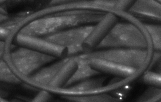
#> input picture data/05templateSmall1.png, 161 x 102 px, given in place of 13L.png, which was not available
$ python 01pmatchGitter.py
#> lines starting #> are read from the running program, lines starting #| are printed output that depends on the picture; after the words box and inside, x2 and y2 are one past the last pixel; in counts of white or black regions, pixels touching at a corner belong together; pictures that were not available may be replaced by others from this repository, and a replacement may not be noted
import cv2
import numpy as np


gray_img = cv2.imread("sbb/13L.png",  cv2.IMREAD_GRAYSCALE)
#> gray_img is the input picture: shape (102, 161); min 7, max 255, mean 66.4
img = cv2.cvtColor(gray_img, cv2.COLOR_GRAY2BGR)

template = cv2.imread("data/pattern-g1.png", cv2.IMREAD_GRAYSCALE)
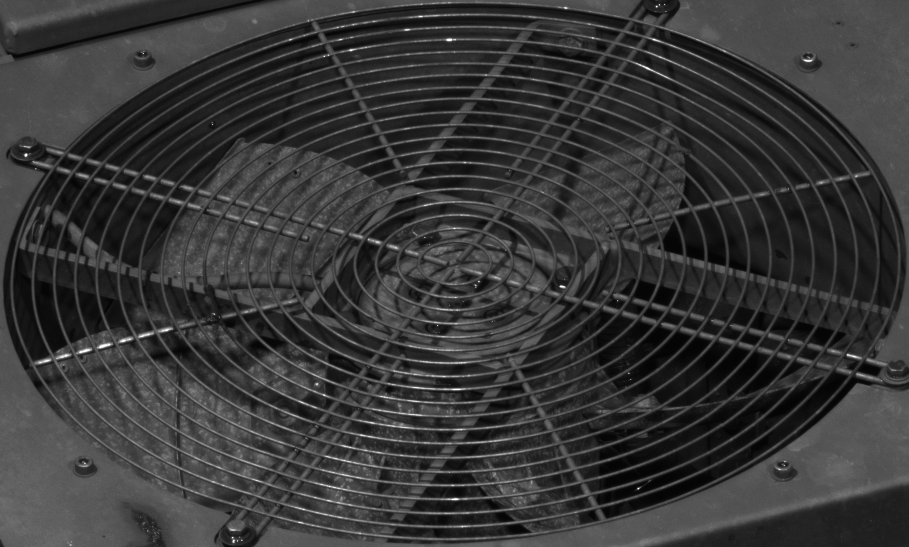
#> input picture data/pattern-g1.png, 1818 x 1094 px (shown at 1/2 size)
#> template is the input picture: shape (1094, 1818); min 2, max 255, mean 55.1
w, h = template.shape[::-1]   # w,h und r,c sind vertauscht
#> w = 1818; h = 1094

result = cv2.matchTemplate(gray_img, template, cv2.TM_CCOEFF_NORMED)
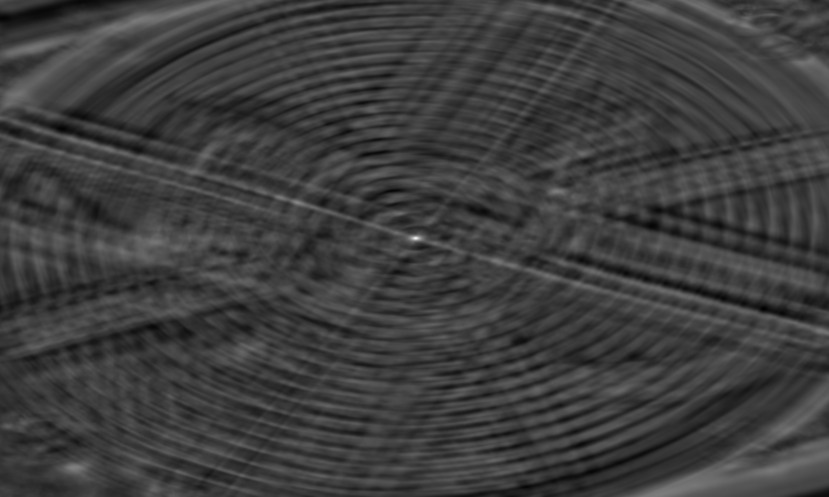
#> result: shape (993, 1658) float32 (shown at 1/2 size); min -0.322, max 1, mean -0.000237; drawn with min black and max white
loc = np.where(result >= result.max())
#> loc = ([476], [831])


for pt in zip(*loc[::-1]):
    cv2.rectangle(img, pt, (pt[0] + w, pt[1] + h), (0, 255, 0), 3)
    cv2.line(img, pt, (pt[0] + w, pt[1] + h), (0, 255, 0), 1)
    cv2.line(img, (pt[0]+w, pt[1]), (pt[0], pt[1] + h), (0, 255, 0), 1)
#> this loop made 1 pass
#> pt on pass 1: (831, 476)

print(pt[0])  # 1055
#| 831
print(pt[1])  # 811
#| 476
print(w)      # 1818
#| 1818
print(h)      # 1094
#| 1094

# roi  = img[811  :     811+1094, 1055    :   1055+1818]
roi = img[pt[1]: pt[1] + h, pt[0]: pt[0] + w]
#> roi = empty array


cv2.namedWindow('image', cv2.WINDOW_NORMAL)
cv2.imshow('image', roi)
cv2.resizeWindow('image', int(w/1.5), int(h/1.5))


import matplotlib.pyplot as plt

from skimage import data, color, img_as_ubyte
from skimage.feature import canny
from skimage.transform import hough_ellipse
from skimage.draw import ellipse_perimeter

# Load picture, convert to grayscale and detect edges
image_rgb = data.coffee()[0:220, 160:420]
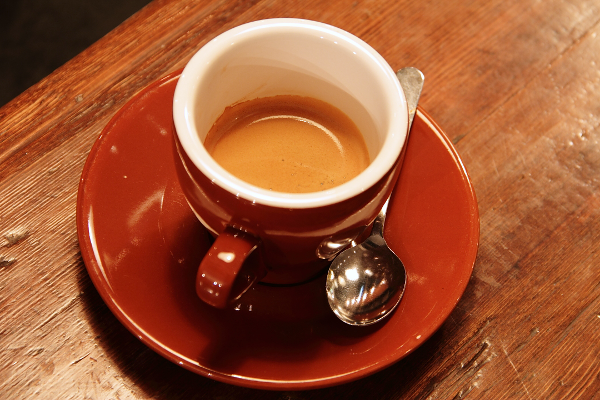
#> input picture skimage.data.coffee(), 600 x 400 px
image_gray = color.rgb2gray(image_rgb)
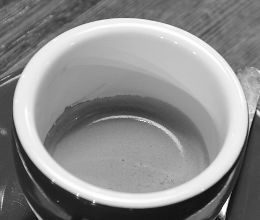
#> image_gray: shape (220, 260) float64; min 0.044, max 1, mean 0.549
edges = canny(image_gray, sigma=2.0,
              low_threshold=0.55, high_threshold=0.8)
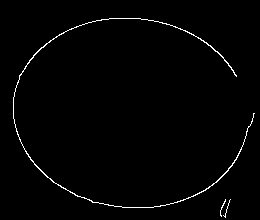
#> edges: shape (220, 260) bool; 1.4% white in thin lines or dots, all inside (x1, y1, x2, y2) = (13, 18, 255, 218)

# Perform a Hough Transform
# The accuracy corresponds to the bin size of a major axis.
# The value is chosen in order to get a single high accumulator.
# The threshold eliminates low accumulators
result = hough_ellipse(edges, accuracy=20, threshold=250,
                       min_size=100, max_size=120)
result.sort(order='accumulator')

# Estimated parameters for the ellipse
best = list(result[-1])
#> best = [281, 112.5, 130.5, 116.6, 94.09, 1.68]
yc, xc, a, b = [int(round(x)) for x in best[1:5]]
#> yc = 112; xc = 130; a = 117; b = 94
orientation = best[5]
#> orientation = 1.68

# Draw the ellipse on the original image
cy, cx = ellipse_perimeter(yc, xc, a, b, orientation)
#> cy = 606 values, max 206 at index 145, min 17 at index 0, mean 111.5; cx = 606 values, max 247 at index 439, min 12 at index 136, mean 129.5
image_rgb[cy, cx] = (0, 0, 255)
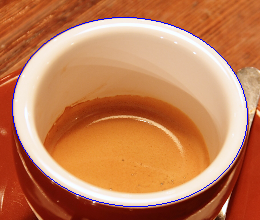
#> image_rgb: shape (220, 260, 3); mean R, G, B 195.5, 126.7, 86.5
# Draw the edge (white) and the resulting ellipse (red)
edges = color.gray2rgb(img_as_ubyte(edges))
edges[cy, cx] = (250, 0, 0)
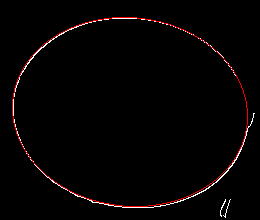
#> edges: shape (220, 260, 3); mean R, G, B 5.4, 2.8, 2.8

fig2, (ax1, ax2) = plt.subplots(ncols=2, nrows=1, figsize=(8, 4),
                                sharex=True, sharey=True)

ax1.set_title('Original picture')
ax1.imshow(image_rgb)

ax2.set_title('Edge (white) and result (red)')
ax2.imshow(edges)

plt.show()


cv2.waitKey(0)
cv2.destroyAllWindows()
